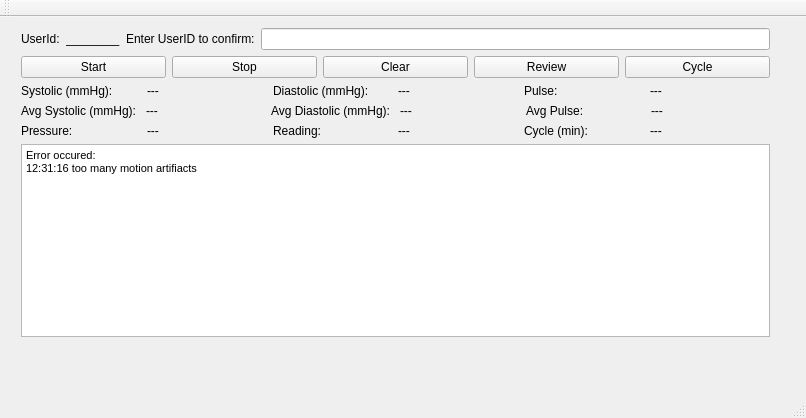
<?xml version="1.0" encoding="UTF-8"?>
<ui version="4.0">
 <class>BPTruBPM200Class</class>
 <widget class="QMainWindow" name="BPTruBPM200Class">
  <property name="geometry">
   <rect>
    <x>0</x>
    <y>0</y>
    <width>806</width>
    <height>418</height>
   </rect>
  </property>
  <property name="windowTitle">
   <string>BPTruBPM200</string>
  </property>
  <widget class="QWidget" name="centralWidget">
   <widget class="QWidget" name="verticalLayoutWidget">
    <property name="geometry">
     <rect>
      <x>10</x>
      <y>0</y>
      <width>771</width>
      <height>331</height>
     </rect>
    </property>
    <layout class="QVBoxLayout" name="verticalLayout">
     <item>
      <layout class="QHBoxLayout" name="UserIDHorizontalLayout">
       <item>
        <widget class="QLabel" name="UserIDLabel">
         <property name="text">
          <string>UserId:</string>
         </property>
        </widget>
       </item>
       <item>
        <widget class="QLabel" name="UserIDVal">
         <property name="text">
          <string>________</string>
         </property>
        </widget>
       </item>
       <item>
        <widget class="QLabel" name="ConfirmUserID">
         <property name="text">
          <string>Enter UserID to confirm:</string>
         </property>
        </widget>
       </item>
       <item>
        <widget class="QLineEdit" name="ConfrimUserIDInput">
         <property name="text">
          <string/>
         </property>
        </widget>
       </item>
      </layout>
     </item>
     <item>
      <layout class="QHBoxLayout" name="BPMButtonsHorizontalLayout">
       <item>
        <widget class="QPushButton" name="StartButton">
         <property name="text">
          <string>Start</string>
         </property>
        </widget>
       </item>
       <item>
        <widget class="QPushButton" name="StopButton">
         <property name="text">
          <string>Stop</string>
         </property>
        </widget>
       </item>
       <item>
        <widget class="QPushButton" name="ClearButton">
         <property name="text">
          <string>Clear</string>
         </property>
        </widget>
       </item>
       <item>
        <widget class="QPushButton" name="ReviewButton">
         <property name="text">
          <string>Review</string>
         </property>
        </widget>
       </item>
       <item>
        <widget class="QPushButton" name="CycleButton">
         <property name="text">
          <string>Cycle</string>
         </property>
        </widget>
       </item>
      </layout>
     </item>
     <item>
      <layout class="QHBoxLayout" name="BPValsHorizontalLayout">
       <item>
        <widget class="QLabel" name="SystolicLabel">
         <property name="text">
          <string>Systolic (mmHg):</string>
         </property>
        </widget>
       </item>
       <item>
        <widget class="QLabel" name="SystolicVal">
         <property name="text">
          <string>---</string>
         </property>
        </widget>
       </item>
       <item>
        <widget class="QLabel" name="DiastolicLabel">
         <property name="text">
          <string>Diastolic (mmHg):</string>
         </property>
        </widget>
       </item>
       <item>
        <widget class="QLabel" name="DiastolicVal">
         <property name="text">
          <string>---</string>
         </property>
        </widget>
       </item>
       <item>
        <widget class="QLabel" name="PulseLabel">
         <property name="text">
          <string>Pulse:</string>
         </property>
        </widget>
       </item>
       <item>
        <widget class="QLabel" name="PulseVal">
         <property name="text">
          <string>---</string>
         </property>
        </widget>
       </item>
      </layout>
     </item>
     <item>
      <layout class="QHBoxLayout" name="BPAvgValsHorizontalLayout">
       <item>
        <widget class="QLabel" name="AvgSystolicLabel">
         <property name="text">
          <string>Avg Systolic (mmHg):</string>
         </property>
        </widget>
       </item>
       <item>
        <widget class="QLabel" name="AvgSystolicVal">
         <property name="text">
          <string>---</string>
         </property>
        </widget>
       </item>
       <item>
        <widget class="QLabel" name="AvdDiastolicLabel">
         <property name="text">
          <string>Avg Diastolic (mmHg): </string>
         </property>
        </widget>
       </item>
       <item>
        <widget class="QLabel" name="AvgDiastolicVal">
         <property name="text">
          <string>---</string>
         </property>
        </widget>
       </item>
       <item>
        <widget class="QLabel" name="AvgPulseLabel">
         <property name="text">
          <string>Avg Pulse:</string>
         </property>
        </widget>
       </item>
       <item>
        <widget class="QLabel" name="label_6">
         <property name="text">
          <string>---</string>
         </property>
        </widget>
       </item>
      </layout>
     </item>
     <item>
      <layout class="QHBoxLayout" name="BPVals2HorizontalLayout">
       <item>
        <widget class="QLabel" name="PressureLabel">
         <property name="text">
          <string>Pressure:</string>
         </property>
        </widget>
       </item>
       <item>
        <widget class="QLabel" name="PressureVal">
         <property name="text">
          <string>---</string>
         </property>
        </widget>
       </item>
       <item>
        <widget class="QLabel" name="ReadingLabel">
         <property name="text">
          <string>Reading:</string>
         </property>
        </widget>
       </item>
       <item>
        <widget class="QLabel" name="ReadingVal">
         <property name="text">
          <string>---</string>
         </property>
        </widget>
       </item>
       <item>
        <widget class="QLabel" name="CycleLabel">
         <property name="text">
          <string>Cycle (min):</string>
         </property>
        </widget>
       </item>
       <item>
        <widget class="QLabel" name="CycleVal">
         <property name="text">
          <string>---</string>
         </property>
        </widget>
       </item>
      </layout>
     </item>
     <item>
      <widget class="QTextBrowser" name="ErrorsTextBrowser">
       <property name="html">
        <string>&lt;!DOCTYPE HTML PUBLIC &quot;-//W3C//DTD HTML 4.0//EN&quot; &quot;http://www.w3.org/TR/REC-html40/strict.dtd&quot;&gt;
&lt;html&gt;&lt;head&gt;&lt;meta name=&quot;qrichtext&quot; content=&quot;1&quot; /&gt;&lt;style type=&quot;text/css&quot;&gt;
p, li { white-space: pre-wrap; }
&lt;/style&gt;&lt;/head&gt;&lt;body style=&quot; font-family:'MS Shell Dlg 2'; font-size:8.25pt; font-weight:400; font-style:normal;&quot;&gt;
&lt;p style=&quot; margin-top:0px; margin-bottom:0px; margin-left:0px; margin-right:0px; -qt-block-indent:0; text-indent:0px;&quot;&gt;Error occured:&lt;/p&gt;
&lt;p style=&quot; margin-top:0px; margin-bottom:0px; margin-left:0px; margin-right:0px; -qt-block-indent:0; text-indent:0px;&quot;&gt;12:31:16 too many motion artifiacts&lt;/p&gt;&lt;/body&gt;&lt;/html&gt;</string>
       </property>
      </widget>
     </item>
    </layout>
   </widget>
  </widget>
  <widget class="QMenuBar" name="menuBar">
   <property name="geometry">
    <rect>
     <x>0</x>
     <y>0</y>
     <width>806</width>
     <height>21</height>
    </rect>
   </property>
  </widget>
  <widget class="QToolBar" name="mainToolBar">
   <attribute name="toolBarArea">
    <enum>TopToolBarArea</enum>
   </attribute>
   <attribute name="toolBarBreak">
    <bool>false</bool>
   </attribute>
  </widget>
  <widget class="QStatusBar" name="statusBar"/>
 </widget>
 <layoutdefault spacing="6" margin="11"/>
 <resources/>
 <connections/>
 <slots>
  <slot>OnStartClicked()</slot>
 </slots>
</ui>
